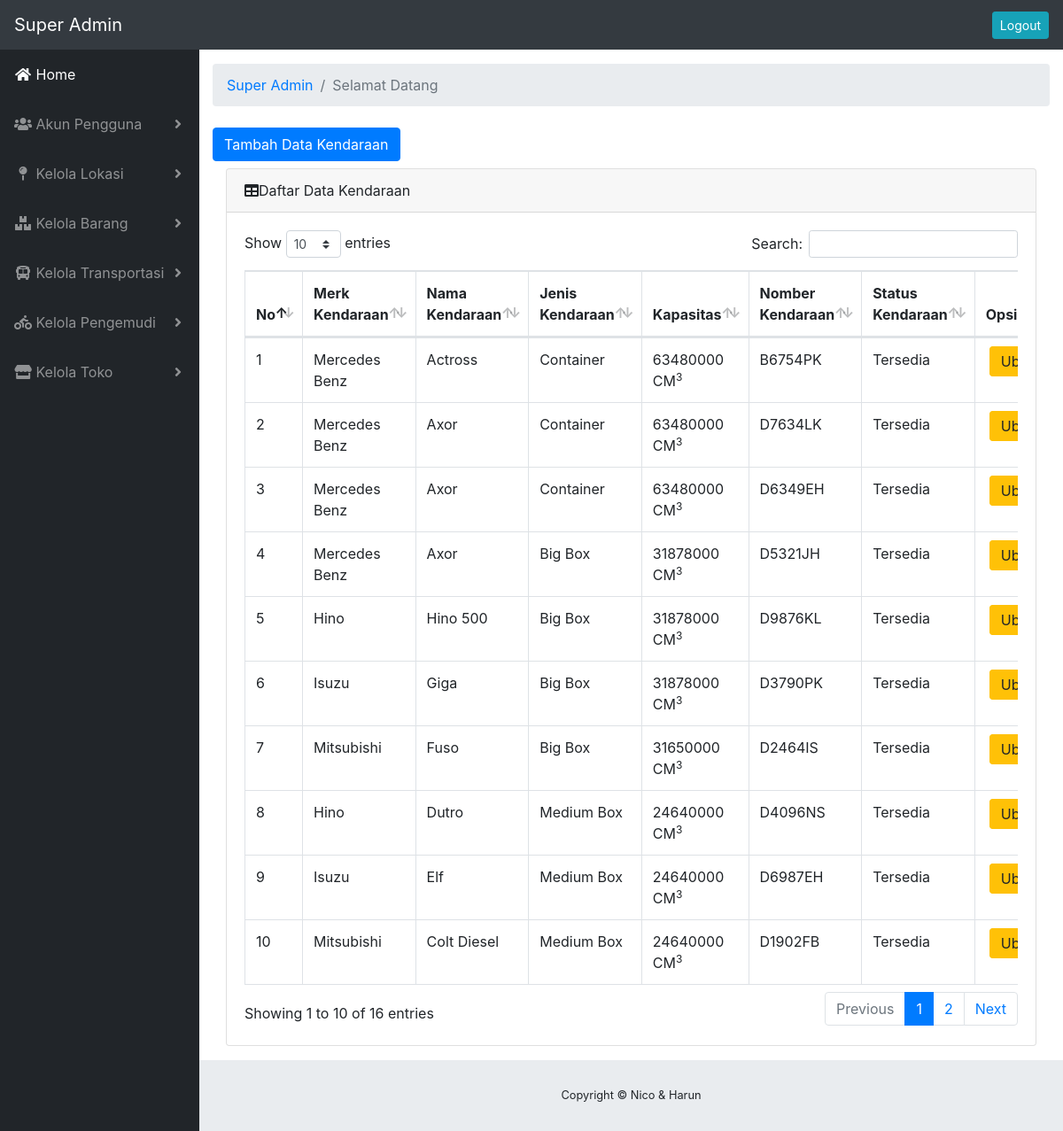
The app's page /index.php/sa/sa_kendaraan/tampil_kendaraan with its own data.
### tables this page shows
CREATE TABLE `kendaraan` (
  `id_kendaraan` varchar(7) NOT NULL,
  `id_merk_kendaraan` varchar(7) NOT NULL,
  `id_nama_kendaraan` varchar(8) NOT NULL,
  `jenis_kendaraan` int(11) NOT NULL,
  `kapasitas` int(11) NOT NULL,
  `no_kendaraan` varchar(10) NOT NULL,
  `status_kendaraan` int(11) NOT NULL
);

### application/controllers/sa/sa_kendaraan.php (called while the page is built, shortened)
<?php
class sa_kendaraan extends CI_Controller
{
    function __construct()
    {
        $this->load->model('mkendaraan');
        $this->load->model('nkendaraan');
        $this->load->model('kendaraan');
        $this->load->model('pengemudi');
    }
    function tampil_kendaraan()
    {
        $d = [
            'name'          => $this->session->userdata('nama'),
            'kendaraan'     => $this->kendaraan->data_kendaraan()
        ];
        $this->load->view('layouts/sa/header', $d);
        $this->load->view('layouts/sa/navigation');
        $this->load->view('superA/transportasi/kendaraan/index', $d);
        $this->load->view('layouts/sa/footer');
    }
}

### index.php (called while the page is built, shortened)
<?php
require_once BASEPATH.'core/CodeIgniter.php';

### application/models/kendaraan.php (called while the page is built, shortened)
<?php
class kendaraan extends CI_Model
{
    public function data_kendaraan()
    {
        $this->db->order_by('kapasitas', 'desc');
        return $this->db->get('detail_kendaraan')->result_array();
    }
}

### application/views/superA/transportasi/kendaraan/index.php (the view, shortened to what this page needs)
<div class="container-fluid">
    <ol class="breadcrumb">
        <li class="breadcrumb-item">
            <a href="<?= site_url('sa/sa_halaman'); ?>">Super Admin</a>
        </li>
        <li class="breadcrumb-item active">Selamat Datang <?= $name; ?></li>
    </ol>
    <div class="row-mx">
        <div class="col-my-6">
            <a href="<?php echo site_url('sa/sa_kendaraan/tambah_kendaraan'); ?>" class="btn btn-primary my-2">Tambah Data Kendaraan</a>
        </div>
    </div>
    <div class="container-fluid">
        <div class="card mb-3">
            <div class="card-header"><i class="fas fa-table"></i>Daftar Data Kendaraan</div>
            <div class="card-body">
                <div class="table-responsive">
                    <table class="table table-bordered" id="dataTable" width="100%" cellspacing="0">
                        <thead>
                            <tr>
                                <th>No</th>
                                <th>Merk Kendaraan</th>
                                <th>Nama Kendaraan</th>
                                <th>Jenis Kendaraan</th>
                                <th>Kapasitas</th>
                                <th>Nomber Kendaraan</th>
                                <th>Status Kendaraan</th>
                                <th>Opsi</th>
                            </tr>
                        </thead>
                        <tbody>
                            <?php
                            $no = 1;
                            foreach ($kendaraan as $k) {
                                ?>
                                <tr>
                                    <td><?= $no++ ?></td>
                                    <td><?= $k['nama_mk'] ?></td>
                                    <td><?= $k['nama_kendaraan'] ?></td>
                                    <td>
                                        <?php
                                            if ($k['jenis_kendaraan'] == 0) {
                                                echo "Van";
                                            } elseif ($k['jenis_kendaraan'] == 1) {
                                                echo "Mini Box";
                                            } elseif($k['jenis_kendaraan'] == 2) {
                                                echo "Medium Box";
                                            } elseif($k['jenis_kendaraan'] == 3) {
                                                echo "Big Box";
                                            } else{
                                                echo "Container";
                                            }
                                            ?>
                                    </td>
                                    <td><?= $k['kapasitas'] ?> CM<sup>3</sup></td>
                                    <td><?= $k['no_kendaraan'] ?></td>
                                    <td>
                                        <?php
                                            if ($k['status_kendaraan'] == 0) {
                                                echo "Tersedia";
                                            } else {
                                                echo "Sedang Mengirim Barang";
                                            }
                                            ?>
                                    </td>
                                    <td><a href="<?= site_url('sa/sa_kendaraan/ubah_kendaraan/' . $k['id_kendaraan']); ?>" class="btn btn-warning mx-1 d-inline">Ubah</a></td>
                                </tr>
                            <?php } ?>
                        </tbody>
                    </table>
                </div>
            </div>
        </div>
    </div>

### application/views/layouts/sa/header.php (shortened to what this page needs)
<!DOCTYPE html>
<html lang="en">
<head>
    <link href="<?= base_url('assets/vendor/bootstrap/css/bootstrap.min.css'); ?>" rel="stylesheet">
    <link href="<?= base_url('assets/vendor/fontawesome-free/css/all.min.css'); ?>" rel="stylesheet" type="text/css">
    <link href="<?= base_url('assets/vendor/datatables/dataTables.bootstrap4.css'); ?>" rel="stylesheet">
    <link href="<?= base_url('assets/css/sb-admin.css'); ?>" rel="stylesheet">
</head>
<body id="page-top">
    <nav class="navbar navbar-expand navbar-dark bg-dark static-top">
        <a class="navbar-brand mr-1" href="<?= site_url('ag/adminG_halaman'); ?>">Super Admin</a>
        <a href="<?= site_url('welcome/logout'); ?>"><button class="btn btn-info btn-sm">Logout</button>
    </nav>

### application/views/layouts/sa/navigation.php (shortened to what this page needs)
<div id="wrapper">
    <ul class="sidebar navbar-nav">
        <li class="nav-item active">
            <a class="nav-link" href="<?= site_url('sa/sa_halaman'); ?>">
                <i class="fas fa-fw fa-home"></i>
                <span>Home</span>
            </a>
        </li>
        <li class="nav-item dropdown">
            <a class="nav-link dropdown-toggle" href="#" id="pagesDropdown" role="button" data-toggle="dropdown" aria-haspopup="true" aria-expanded="false">
                <i class="fas fa-fw fa-users"></i>
                <span>Akun Pengguna</span>
            </a>
        </li>
        <li class="nav-item dropdown">
            <a class="nav-link dropdown-toggle" href="#" id="pagesDropdown" role="button" data-toggle="dropdown" aria-haspopup="true" aria-expanded="false">
                <i class="fas fa-fw fa-map-pin"></i>
                <span>Kelola Lokasi</span>
            </a>
        </li>
        <li class="nav-item dropdown">
            <a class="nav-link dropdown-toggle" href="#" id="pagesDropdown" role="button" data-toggle="dropdown" aria-haspopup="true" aria-expanded="false">
                <i class="fas fa-fw fa-boxes"></i>
                <span>Kelola Barang</span>
            </a>
        </li>
        <li class="nav-item dropdown">
            <a class="nav-link dropdown-toggle" href="#" id="pagesDropdown" role="button" data-toggle="dropdown" aria-haspopup="true" aria-expanded="false">
                <i class="fas fa-fw fa-bus-alt"></i>
                <span>Kelola Transportasi</span>
            </a>
        </li>
        <li class="nav-item dropdown">
            <a class="nav-link dropdown-toggle" href="#" id="pagesDropdown" role="button" data-toggle="dropdown" aria-haspopup="true" aria-expanded="false">
                <i class="fas fa-fw fa-biking"></i>
                <span>Kelola Pengemudi</span>
            </a>
        </li>
        <li class="nav-item dropdown">
            <a class="nav-link dropdown-toggle" href="#" id="pagesDropdown" role="button" data-toggle="dropdown" aria-haspopup="true" aria-expanded="false">
                <i class="fas fa-fw fa-store"></i>
                <span>Kelola Toko</span>
            </a>
        </li>
    </ul>
    <div id="content-wrapper">

### application/views/layouts/sa/footer.php (shortened to what this page needs)
<footer class="sticky-footer">
    <div class="container my-auto">
        <div class="copyright text-center my-auto">
            <span>Copyright © Nico & Harun</span>
        </div>
    </div>
</footer>
</div>
</div>
</body>
</html>

### records on screen
kendaraan: nama_mk "Mercedes Benz", nama_kendaraan "Actross", jenis_kendaraan "Container", kapasitas "63480000", no_kendaraan "B6754PK", status_kendaraan "Tersedia"
kendaraan: nama_mk "Mercedes Benz", nama_kendaraan "Axor", jenis_kendaraan "Container", kapasitas "63480000", no_kendaraan "D7634LK", status_kendaraan "Tersedia"
kendaraan: nama_mk "Mercedes Benz", nama_kendaraan "Axor", jenis_kendaraan "Container", kapasitas "63480000", no_kendaraan "D6349EH", status_kendaraan "Tersedia"
kendaraan: nama_mk "Mercedes Benz", nama_kendaraan "Axor", jenis_kendaraan "Big Box", kapasitas "31878000", no_kendaraan "D5321JH", status_kendaraan "Tersedia"
kendaraan: nama_mk "Hino", nama_kendaraan "Hino 500", jenis_kendaraan "Big Box", kapasitas "31878000", no_kendaraan "D9876KL", status_kendaraan "Tersedia"
kendaraan: nama_mk "Isuzu", nama_kendaraan "Giga", jenis_kendaraan "Big Box", kapasitas "31878000", no_kendaraan "D3790PK", status_kendaraan "Tersedia"
kendaraan: nama_mk "Mitsubishi", nama_kendaraan "Fuso", jenis_kendaraan "Big Box", kapasitas "31650000", no_kendaraan "D2464IS", status_kendaraan "Tersedia"
kendaraan: nama_mk "Hino", nama_kendaraan "Dutro", jenis_kendaraan "Medium Box", kapasitas "24640000", no_kendaraan "D4096NS", status_kendaraan "Tersedia"
kendaraan: nama_mk "Isuzu", nama_kendaraan "Elf", jenis_kendaraan "Medium Box", kapasitas "24640000", no_kendaraan "D6987EH", status_kendaraan "Tersedia"
kendaraan: nama_mk "Mitsubishi", nama_kendaraan "Colt Diesel", jenis_kendaraan "Medium Box", kapasitas "24640000", no_kendaraan "D1902FB", status_kendaraan "Tersedia"
